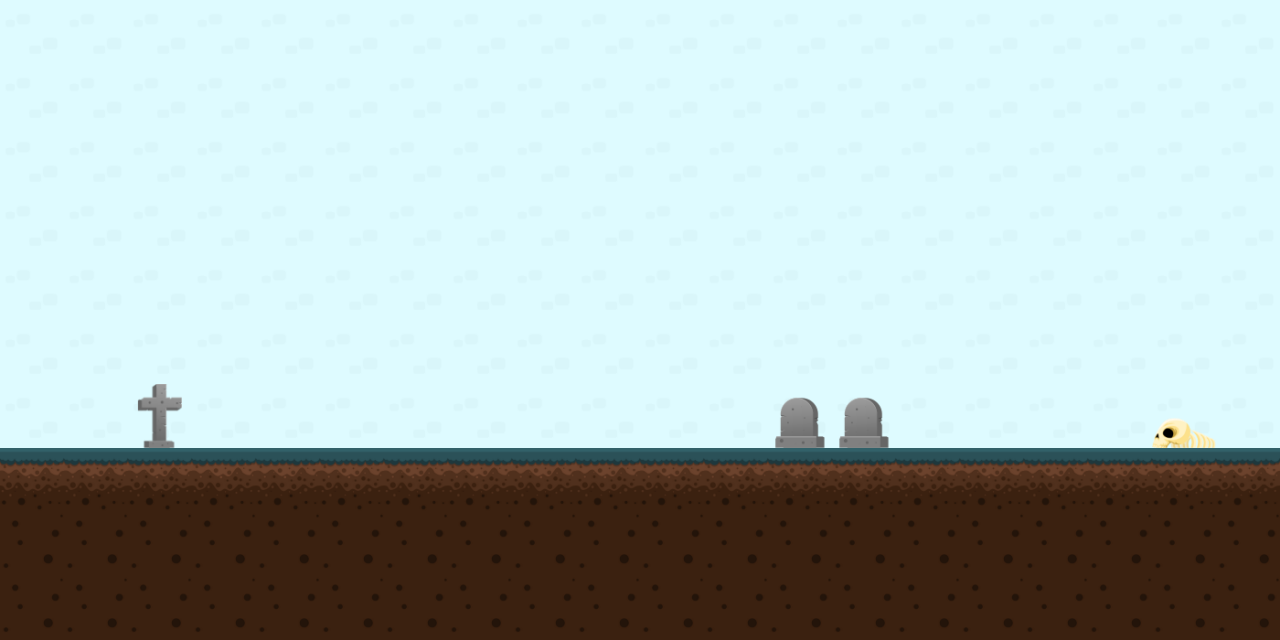

A level layout from a 2D game, rendered from its tile map. Below: a short description, then the map file with its tile-grid data intact:
An orthogonal 20x10 tile map with 64x64 px tiles, 2 tile layers (backgroundLayer, collisionLayer) and 2 objects (door2, door1).

<map version="1.0" orientation="orthogonal" renderorder="right-down" width="20" height="10" tilewidth="64" tileheight="64" nextobjectid="8">
 <tileset firstgid="1" name="tilesmap" tilewidth="64" tileheight="64" tilecount="680" columns="8">
  <image source="tilesmap.png" width="512" height="5440" />
 </tileset>
 <layer name="backgroundLayer" width="20" height="10">
  <data encoding="csv">
178,178,178,178,178,178,178,178,178,178,178,178,178,178,178,178,178,178,178,178,
178,178,178,178,178,178,178,178,178,178,178,178,178,178,178,178,178,178,178,178,
178,178,178,178,178,178,178,178,178,178,178,178,178,178,178,178,178,178,178,178,
178,178,178,178,178,178,178,178,178,178,178,178,178,178,178,178,178,178,178,178,
178,178,178,178,178,178,178,178,178,178,178,178,178,178,178,178,178,178,178,178,
178,178,178,178,178,178,178,178,178,178,178,178,178,178,178,178,178,178,178,178,
178,178,178,178,178,178,178,178,178,178,178,178,178,178,178,178,178,178,178,178,
178,178,178,178,178,178,178,178,178,178,178,178,178,178,178,178,178,178,178,178,
178,178,178,178,178,178,178,178,178,178,178,178,178,178,178,178,178,178,178,178,
178,178,178,178,178,178,178,178,178,178,178,178,178,178,178,178,178,178,178,178
</data>
 </layer>
 <layer name="collisionLayer" width="20" height="10">
  <properties>
   <property name="collision" value="true" />
  </properties>
  <data encoding="csv">
0,0,0,0,0,0,0,0,0,0,0,0,0,0,0,0,0,0,0,0,
0,0,0,0,0,0,0,0,0,0,0,0,0,0,0,0,0,0,0,0,
0,0,0,0,0,0,0,0,0,0,0,0,0,0,0,0,0,0,0,0,
0,0,0,0,0,0,0,0,0,0,0,0,0,0,0,0,0,0,0,0,
0,0,0,0,0,0,0,0,0,0,0,0,0,0,0,0,0,0,0,0,
0,0,0,0,0,0,0,0,0,0,0,0,0,0,0,0,0,0,0,0,
0,0,523,0,0,0,0,0,0,0,0,0,522,522,0,0,0,0,505,0,
507,507,507,507,507,507,507,507,507,507,507,507,507,507,507,507,507,507,507,507,
510,510,510,510,510,510,510,510,510,510,510,510,510,510,510,510,510,510,510,510,
510,510,510,510,510,510,510,510,510,510,510,510,510,510,510,510,510,510,510,510
</data>
 </layer>
 <objectgroup name="objectLayer">
  <object id="5" name="door2" gid="405" x="1077" y="449" width="64" height="64">
   <properties>
    <property name="type" value="door" />
   </properties>
  </object>
  <object id="6" name="door1" gid="406" x="1077" y="385" width="64" height="64">
   <properties>
    <property name="type" value="door" />
   </properties>
  </object>
 </objectgroup>
</map>
